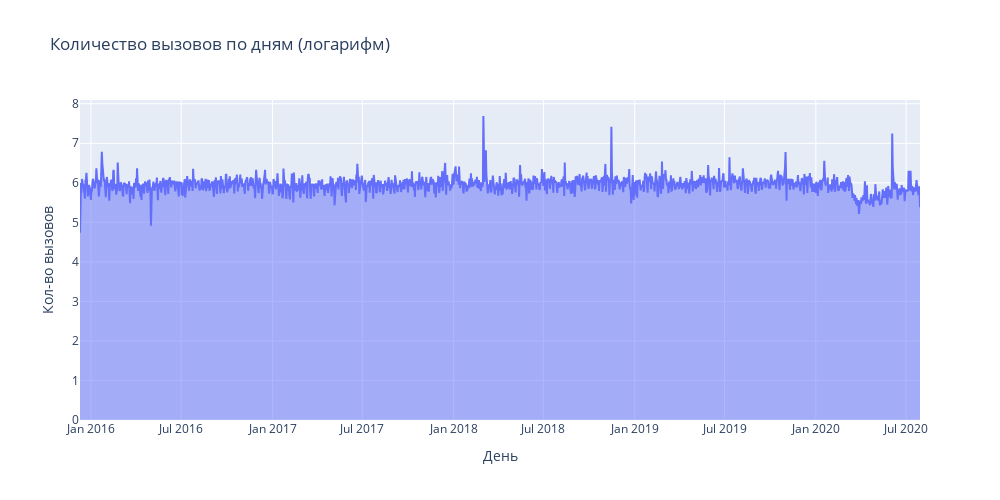

Source (notebook cell):
### Code cell
fig = px.area(days_df, x='День', y='Кол-во вызовов', width=1000, height=500,
              title='Количество вызовов по дням (логарифм)')
fig.show()

### Figure 1 — Plotly figure (JSON) as saved in the notebook; plotly's stock layout.template omitted (floating-point values rounded to 4 significant figures; data arrays with more than 128 entries replaced by an {"elided": "..."} marker saying what was removed)
{"data": [{"hovertemplate": "День=%{x}<br>Кол-во вызовов=%{y}<extra></extra>", "legendgroup": "", "line": {"color": "#636efa"}, "mode": "lines", "name": "", "orientation": "v", "showlegend": false, "stackgroup": "1", "type": "scatter", "x": {"elided": "1694 str values"}, "xaxis": "x", "y": {"elided": "1694 float values"}, "yaxis": "y"}], "layout": {"height": 500, "legend": {"tracegroupgap": 0}, "title": {"text": "Количество вызовов по дням (логарифм)"}, "width": 1000, "xaxis": {"anchor": "y", "domain": [0, 1], "title": {"text": "День"}}, "yaxis": {"anchor": "x", "domain": [0, 1], "title": {"text": "Кол-во вызовов"}}}}
